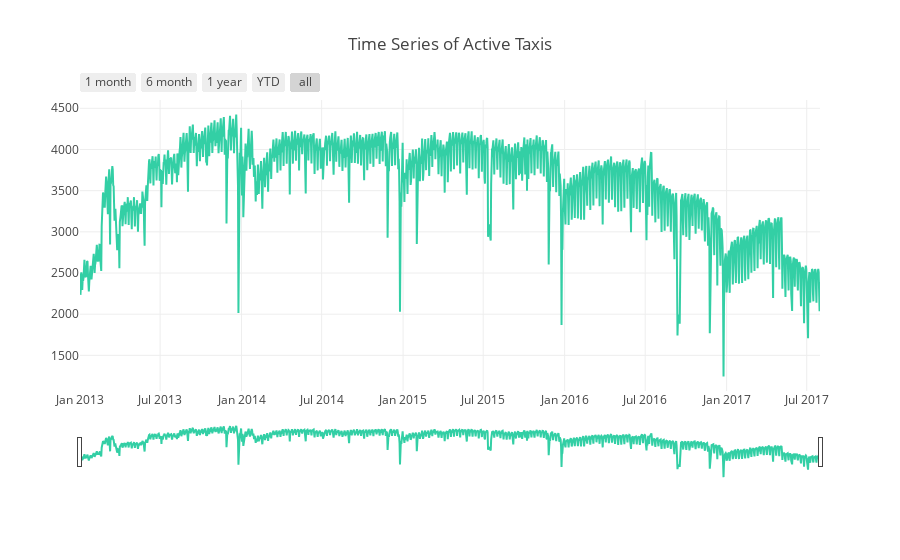

Notebook source saved alongside this figure:
### Markdown cell above
The number of active taxi per day was stable till the end of 2015.

### Code cell
query = """select distinct date_trunc('day', trip_start_timestamp), count(distinct taxi_id) 
from taxi_trips where trip_seconds > 0 group by date_trunc('day', trip_start_timestamp) ;"""
cur.execute(query)
rows = cur.fetchall()
df = pd.DataFrame.from_records(rows)
df.columns = ["day", "active_taxi"]
time_series_plot(df, "day", "active_taxi", '#33CFA5' ,"Time Series of Active Taxis")

### Figure 1 — Plotly figure (JSON) as saved in the notebook; plotly's stock layout.template omitted (floating-point values rounded to 4 significant figures; data arrays with more than 128 entries replaced by an {"elided": "..."} marker saying what was removed)
{"data": [{"line": {"color": "#33CFA5"}, "type": "scatter", "x": {"elided": "1673 str values"}, "y": {"elided": "1673 int values"}}], "layout": {"title": "Time Series of Active Taxis", "xaxis": {"rangeselector": {"buttons": [{"count": 1, "label": "1 month", "step": "month", "stepmode": "backward"}, {"count": 6, "label": "6 month", "step": "month", "stepmode": "backward"}, {"count": 1, "label": "1 year", "step": "year", "stepmode": "backward"}, {"count": 1, "label": "YTD", "step": "year", "stepmode": "todate"}, {"step": "all"}]}, "rangeslider": {}, "type": "date"}}}
